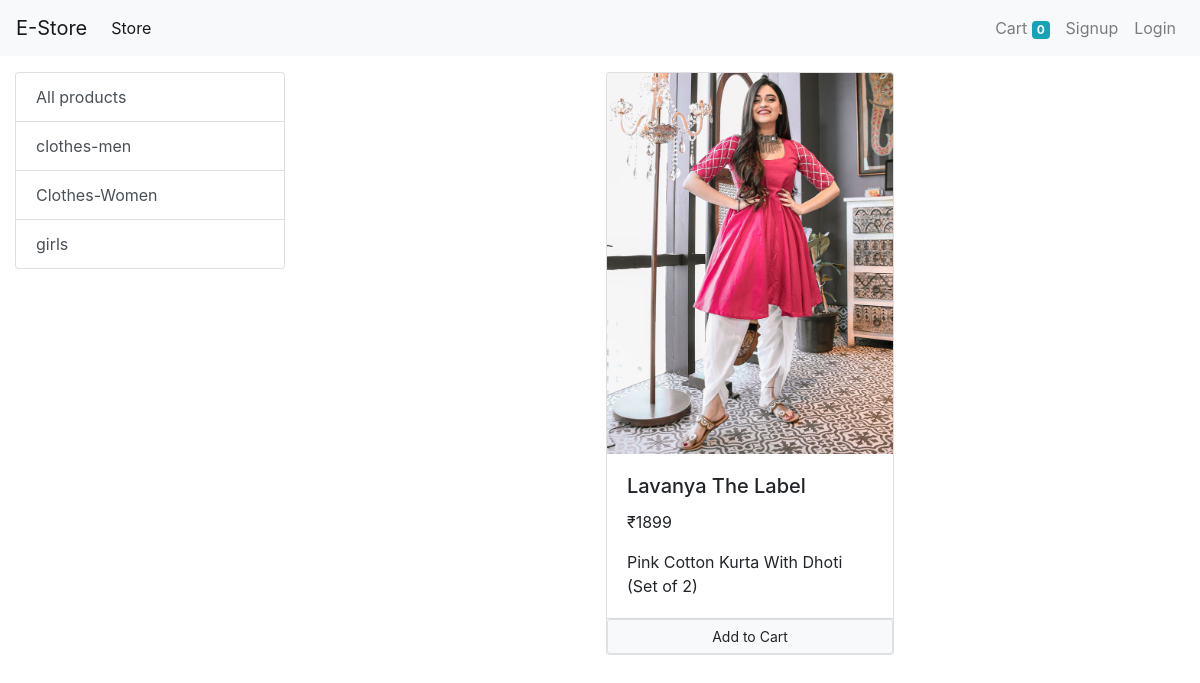
The app's page /?category=2 with its own data.
### store/models/category.py (models this page shows, shortened)
class categorie(models.Model):
    name=models.CharField(max_length=20)
    @staticmethod
    def get_all_categories():
        return categorie.objects.all()

### store/models/product.py (models this page shows, shortened)
class Product(models.Model):
    name = models.CharField(max_length=50)
    price = models.IntegerField(default=0)
    categorie=models.ForeignKey(categorie, on_delete=models.CASCADE,default=1)
    description = models.CharField(max_length=200 , default='',null=True,blank=True)
    image = models.ImageField(upload_to='uploads/products/')
    @staticmethod
    def get_all_products_by_categoryid(categorie_id):
        if categorie_id:
            return Product.objects.filter(categorie= categorie_id)
        else:
            return Product.get_all_products();

### store/views/home.py (the view, shortened to what this page needs)
# urls.py: path('',Index.as_view(), name='homepage'),
class Index(View):
    def get(self,request):
        cart=request.session.get('cart') #for deciding if cart is empty or not
        if not cart:
            request.session['cart']={}
        products = None
        categories = categorie.get_all_categories()
        categoryID = request.GET.get('category')
        if categoryID:
            products = Product.get_all_products_by_categoryid(categoryID)
        else:
            products = Product.get_all_products()
        data = {}
        data['products'] = products
        data['categories'] = categories
        return render(request, 'index.html', data)

### store/templatetags/cart.py (called while the page is built)
@register.filter(name='is_in_cart')
def is_in_cart(product  , cart):
    keys = cart.keys()
    for id in keys:
        if int(id) == product.id:
            return True
    return False

### store/templatetags/custom_filter.py (called while the page is built)
@register.filter(name='currency')
def currency(number):
    return "₹"+str(number)

### store/templates/index.html (shortened to what this page needs)
{% extends 'base.html' %}
{% block content %}
{%load cart%}
{%load custom_filter%}
<div class="container-fluid mt-3">
    <div class="row">
        <div class="col-lg-3 mx-auto">
            <div class="list-group">
                <a href="/" class="list-group-item list-group-item-action ">All products</a>
                {% for categorie in categories%}
                <a href="/?category={{categorie.id}}" class="list-group-item list-group-item-action ">
                    {{categorie.name}}</a>
                {% endfor %}
            </div>
        </div>
        <div id='products' class="col-lg-9 mx-auto">
            <div class="row mx-auto">
                {% for product in products%}
                <div class="card mx-auto mb-3" id={{product.id}} style="width: 18rem;">
                    <img class="card-img-top" src="{{product.image.url}}" alt="Card image cap">
                    <div class="card-body">
                        <h5 class="card-title">{{product.name}}</h5>
                        <p class="card-text">{{product.price|currency}}</p>
                        <p class="card-text">{{product.description}}</p>
                    </div>
                    <div class="card-footer p-0  ">
                        {% if product|is_in_cart:request.session.cart  %}
                        <div class="row no-gutters" >
                        <form action="/#{{product.id}}" class="col-2" method="post">
                         {% csrf_token %}
                            <input hidden type="text" name="product" value='{{product.id}}'>
                                          <input hidden type="text" name="remove" value='True'>
                                               <input type="submit" value=" - " class=" btn btn-block btn-secondary">
                                               </form>
                              <div class="text-center col">{{product|cart_quantity:request.session.cart}}</div>
                        <form action="/#{{product.id}}" class="col-2" method="post">
                         {% csrf_token %}
                            <input hidden type="text" name="product" value='{{product.id}}'>
                                               <input type="submit" value=" + " class=" btn btn-block btn-secondary">
                                               </form>
                        </div>
                        {% else %}
                        <form action="/#{{product.id}}" method="POST" class="btn-block">
                            <input type="submit" class="float-right btn btn-light border btn-sm form-control"
                                   value="Add to Cart">
                        </form>
                        {% endif %}
                    </div>
                </div>
                {% endfor %}
            </div>
        </div>
    </div>
</div>
{% endblock %}-->

### records on screen
categorie: name "clothes-men"
categorie: name "Clothes-Women"
categorie: name "girls"
Product: {{ product.id }} 1 (drawn), image (picture), name "Lavanya The Label", price "₹1899", description "Pink Cotton Kurta With Dhoti (Set of 2)"

### other values on screen
{{ request.session.cart.keys|length }} "0"
